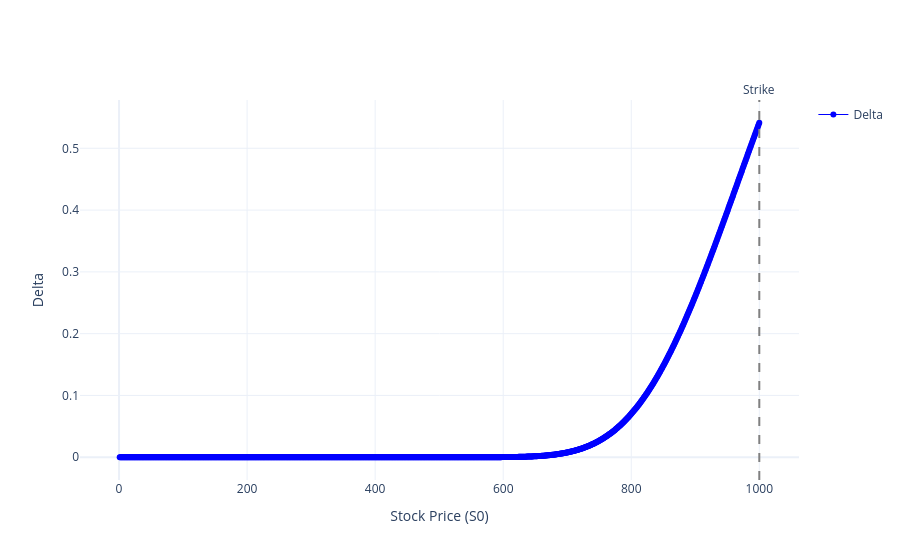

This figure's notebook cell:
### Code cell
graphs=plotly_greeks_S0(df2,1000)
graphs["Delta"]

### Figure 1 — Plotly figure (JSON) as saved in the notebook; plotly's stock layout.template omitted (floating-point values rounded to 4 significant figures; data arrays with more than 128 entries replaced by an {"elided": "..."} marker saying what was removed)
{"data": [{"line": {"color": "blue", "width": 1}, "mode": "lines+markers", "name": "Delta", "type": "scatter", "x": {"elided": "1000 int values"}, "y": {"elided": "1000 float values"}}], "layout": {"annotations": [{"showarrow": false, "text": "Strike", "x": 1000, "xanchor": "center", "xref": "x", "y": 1, "yanchor": "bottom", "yref": "y domain"}], "hovermode": "x unified", "shapes": [{"line": {"color": "grey", "dash": "dash"}, "type": "line", "x0": 1000, "x1": 1000, "xref": "x", "y0": 0, "y1": 1, "yref": "y domain"}], "showlegend": true, "xaxis": {"title": {"text": "Stock Price (S0)"}}, "yaxis": {"title": {"text": "Delta"}}}}
